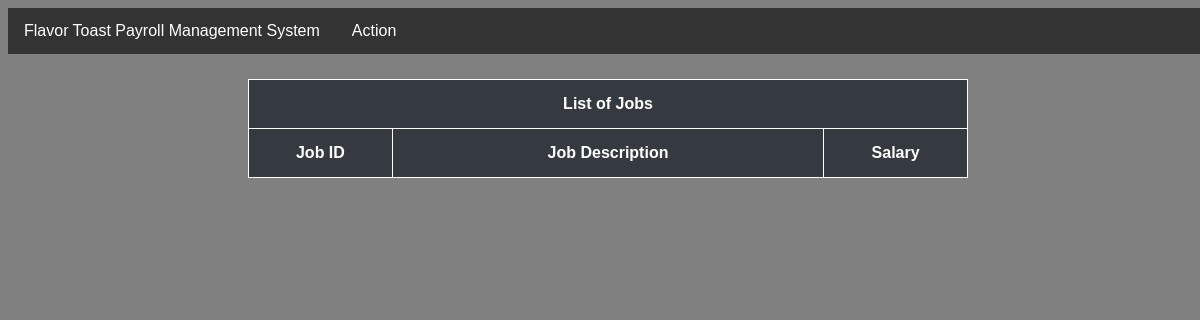
The app's page /jobs/, older data.
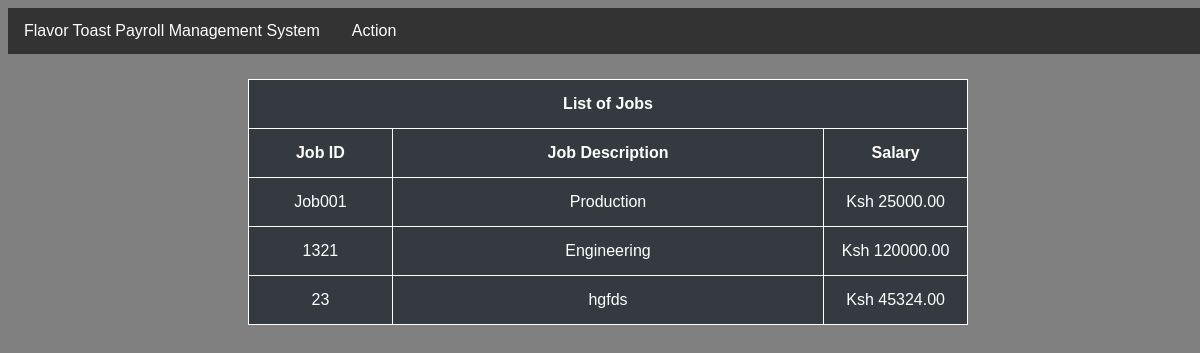
The same page, newer data.
### payroll/models.py (models this page shows)
class Jobs(models.Model):
    jobID = models.CharField(max_length=30, primary_key=True,verbose_name="Job ID")
    jobDesc = models.CharField(max_length=50,verbose_name="Job Description")
    salary = models.FloatField(verbose_name="Salary")
    class Meta:
        verbose_name_plural = 'Jobs'

### payroll/views.py (the view)
# urls.py: path('jobs/',views.jobs, name='jobs'),
def jobs(request):
    obj = Jobs.objects.all()
    context = {
        "data" : obj,
    }
    return render(request,'jobs.html',context)

### payroll/templates/jobs.html (shortened to what this page needs)
{% extends 'base.html' %}
{% block content %}
{% include 'nav.html' %}
    <body>
        <div>
            <table  style="width:60%;margin:25px auto">
                <tr>
                    <th colspan="3">List of Jobs</th>
                </tr>
                <tr>
                    <th style="width: 20%;">Job ID</th>
                    <th style="width: 60%;">Job Description</th>
                    <th style="width: 40%;">Salary</th>
                </tr>
                {% for i in data %}
                <tr>
                    <td><center>{{i.jobID}}</center></td>
                    <td><center>{{i.jobDesc}}</center></td>
                    <td><center>Ksh {{i.salary|floatformat:2}}</center></td>
                </tr>
                {% endfor %}
            </table>
        </div>
    </body>
{% endblock %}

Row changes from the older to the newer data that the page shows:
added Jobs: jobID "Job001", jobDesc "Production", salary "25000.00"
added Jobs: jobID "1321", jobDesc "Engineering", salary "120000.00"
added Jobs: jobID "23", jobDesc "hgfds", salary "45324.00"
